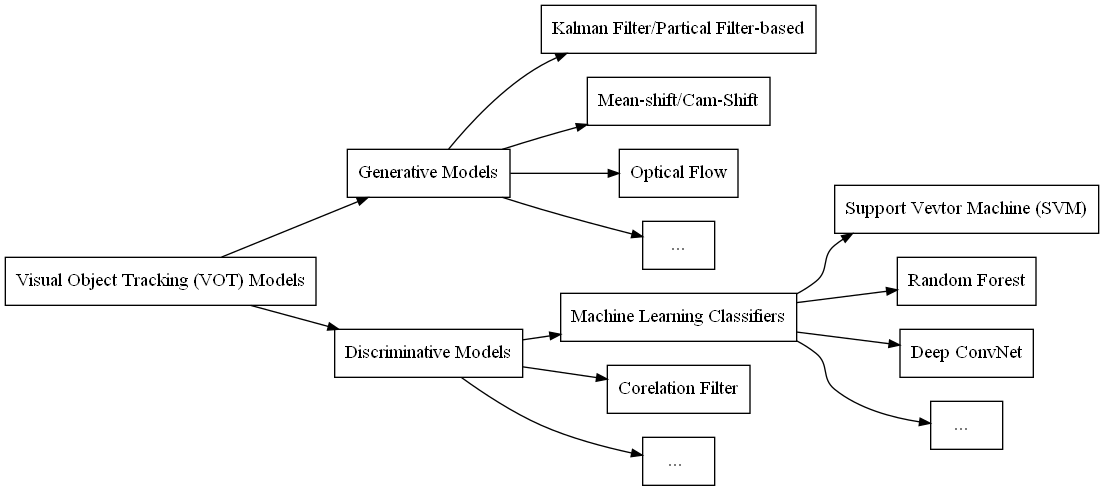

Here is the Python script that generated this plot:
'''
G = pgv.AGraph(directed=True, strict=False, nodesep=0, ranksep=1.2, rankdir="TB",
               splines="none", concentrate=True, bgcolor="write",
               compound=True, normalize=False, encoding='UTF-8')

directed -> False | True：有向图
strict -> True | False：简单图
nodesep：同级节点最小间距
ranksep：不同级节点最小间距
rankdir：绘图方向，可选 TB (从上到下), LR (从左到右), BT (从下到上), RL (从右到左)
splines：线条类型，可选 ortho (直角), polyline (折线), spline (曲线), line (线条), none (无)
concentrate -> True | False：合并线条 (双向箭头)
bgcolor：背景颜色
compound -> True | False：多子图时，不允许子图相互覆盖
normalize -> False | True：以第一个节点作为顶节点
'''
import pygraphviz as pgv

G = pgv.AGraph(directed=True, strict=False, ranksep=0.2, 
               splines="spline", rankdir = "LR", concentrate=True)

a0 = "Visual Object Tracking (VOT) Models"

a1 = "Generative Models"
a2 = "Discriminative Models"

a11 = "Kalman Filter/Partical Filter-based"
a12 = "Mean-shift/Cam-Shift"
a13 = "Optical Flow"
a14 = "..."

a21 = "Machine Learning Classifiers"
a22 = "Corelation Filter"
a23 = "... "

a211 = "Support Vevtor Machine (SVM)"
a212 = "Random Forest"
a213 = "Deep ConvNet"
a214 = "...  "

G.add_nodes_from([a0, 
                  a1, a2, 
                  a11, a12, a13, a14,
                  a21, a22, a23,
                  a211, a212, a213, a214,],
                  shape = "polygen", style = "solid")

G.add_edges_from([[a0, a1], [a0, a2],
                  [a1, a11], [a1, a12], [a1, a13], [a1, a14],
                  [a2, a21], [a2, a22], [a2, a23],
                  [a21, a211],[a21, a212], [a21, a213], [a21, a214]],
                  arrowsize=0.8)

G.layout()
G.draw("figuretrackingmodel.png", prog="dot")
